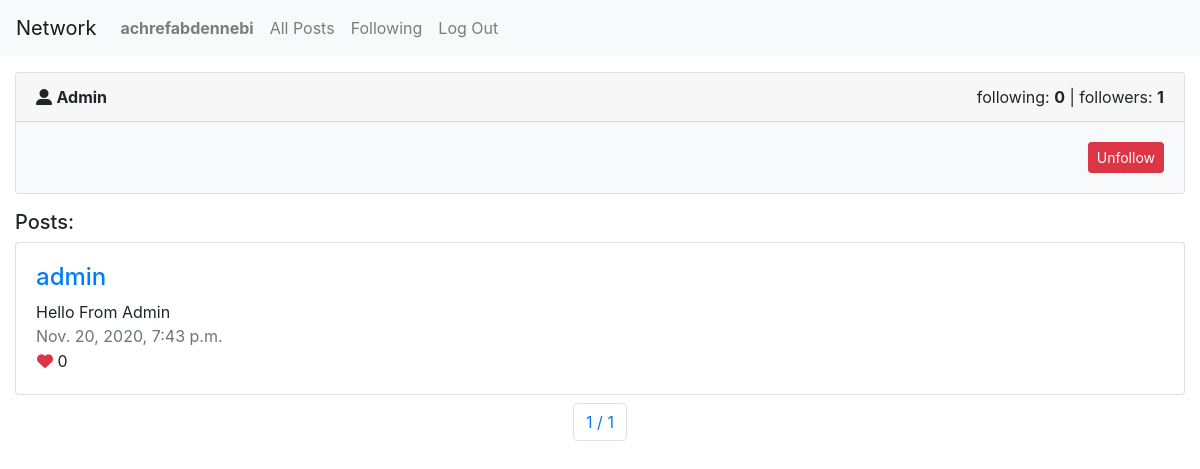
The page /profile/2 (signed in) on the database its author committed.
### network/models.py (models this page shows, shortened)
class User(AbstractUser):
    pass

class Post(models.Model):
    content = models.CharField(max_length=250)
    created_by = models.ForeignKey(User,null=True, blank=True, on_delete=DO_NOTHING, related_name="users")
    likes = models.IntegerField(default=0)
    created_date = models.DateTimeField()

### network/views.py (the view)
# urls.py: path("profile/<int:profile_id>", views.getProfile, name="profile"),
@login_required(login_url='/login')
def getProfile(request, profile_id):
    try:
        profile = User.objects.get(pk=profile_id)
        following = profile.following.count()
        followersCount = profile.followers.count()
        posts = Post.objects.filter(created_by=profile.id).all().order_by('-created_date')
        is_followed = profile.followers.filter(following_id = profile_id).exists()
        paginator= Paginator(posts, 10);
        page_number = request.GET.get('page')
        post_page = paginator.get_page(page_number)
    except User.DoesNotExist:
        raise CommandError("Post not saved")
    return render(request, "network/profile.html", {
        "profile": profile,
        "following": following,
        "followers" : followersCount,
        "is_followed": is_followed,
        "posts": post_page
    })

### network/templates/network/profile.html (shortened to what this page needs)
{% extends "network/layout.html" %}
{% block body %}
<div class="container-fluid mt-3">
    <div class="card">
        <div class="card-header">
          <div class="float-left">
            <i class="fas fa-user-alt"></i>
            <span class="font-weight-bold text-capitalize">{{ profile }}</span>
          </div>
          <div class="float-right">
            <div>
                <span>following: <strong>{{following}}</strong></span> |
                <span>followers: <strong>{{followers}}</strong></span>
            </div>
          </div>
        </div>
        <div class="card-body bg-light">
        {% if user.id != profile.id%}
        <div class="float-right">
            {% if is_followed %}
                <a href="#" class="btn btn-danger btn-sm">Unfollow</a>
            {% else %}
                <a href="#" class="btn btn-primary btn-sm">Follow</a>
            {% endif  %}
        </div>
        {% endif %}
        </div>
    </div>
</div>
<div class="container-fluid mt-3">
    <h5>Posts: </h5>
    {% for post in posts %}
    <div class="row mt-2">
        <div class="col-md-12">
            <div class="card">
                <div class="card-body">
                    <div class="post-detail">
                        <h4>
                            <a href="{% url 'profile' post.created_by.id %}">
                                {{ post.created_by }}
                            </a>
                        </h4>
                        <div class="post-content">
                            {{ post.content }}
                        </div>
                        <span class="text-muted">{{ post.created_date }}</span>
                        <div class="post-reaction">
                            <button type="button" class="btn p-0">
                                <i class="fas fa-heart text-danger"></i>
                                <span class="font-weight-normal">{{post.likes}}</span>
                            </button>
                        </div>
                    </div>
                </div>
            </div>
        </div>
    </div>
    {% endfor %}
    <div class="row mt-2">
        <div class="col-md-12">
            <nav aria-label="pagination">
                <ul class="pagination justify-content-center">
                    <li class="page-item">
                        <a class="page-link" href="#"> {{ posts.number }} / {{ posts.paginator.num_pages }}</a>
                    </li>
                </ul>
            </nav>
        </div>
    </div>
</div>
{% endblock %}

### network/templates/network/layout.html (shortened to what this page needs)
{% load static %}
<!DOCTYPE html>
<html lang="en">
    <head>
        <link rel="stylesheet" href="https://stackpath.bootstrapcdn.com/bootstrap/4.4.1/css/bootstrap.min.css">
        <link href="{% static 'network/styles.css' %}" rel="stylesheet">
    </head>
    <body>
        <nav class="navbar navbar-expand-lg navbar-light bg-light">
            <a class="navbar-brand" href="#">Network</a>
            <div>
              <ul class="navbar-nav mr-auto">
                {% if user.is_authenticated %}
                    <li class="nav-item">
                        <a class="nav-link" href="{% url 'index' %}"><strong>{{ user.username }}</strong></a>
                    </li>
                {% endif %}
                <li class="nav-item">
                  <a class="nav-link" href="{% url 'posts' %}">All Posts</a>
                </li>
                {% if user.is_authenticated %}
                    <li class="nav-item">
                        <a class="nav-link" href="{% url 'following' %}">Following</a>
                    </li>
                    <li class="nav-item">
                        <a class="nav-link" href="{% url 'logout' %}">Log Out</a>
                    </li>
                {% endif %}
              </ul>
            </div>
          </nav>
        <div class="body">
            {% block body %}
            {% endblock %}
        </div>
    </body>
</html>

### rows shown on the page
User: username "achrefabdennebi"
User: username "Admin"
Post: created_by "admin", content "Hello From Admin", created_date "Nov. 20, 2020, 7:43 p.m.", likes "0"

### other values the page prints
{{ following }} "0"
{{ followers }} "1"
{{ posts.number }} "1"
{{ posts.paginator.num_pages }} "1"
